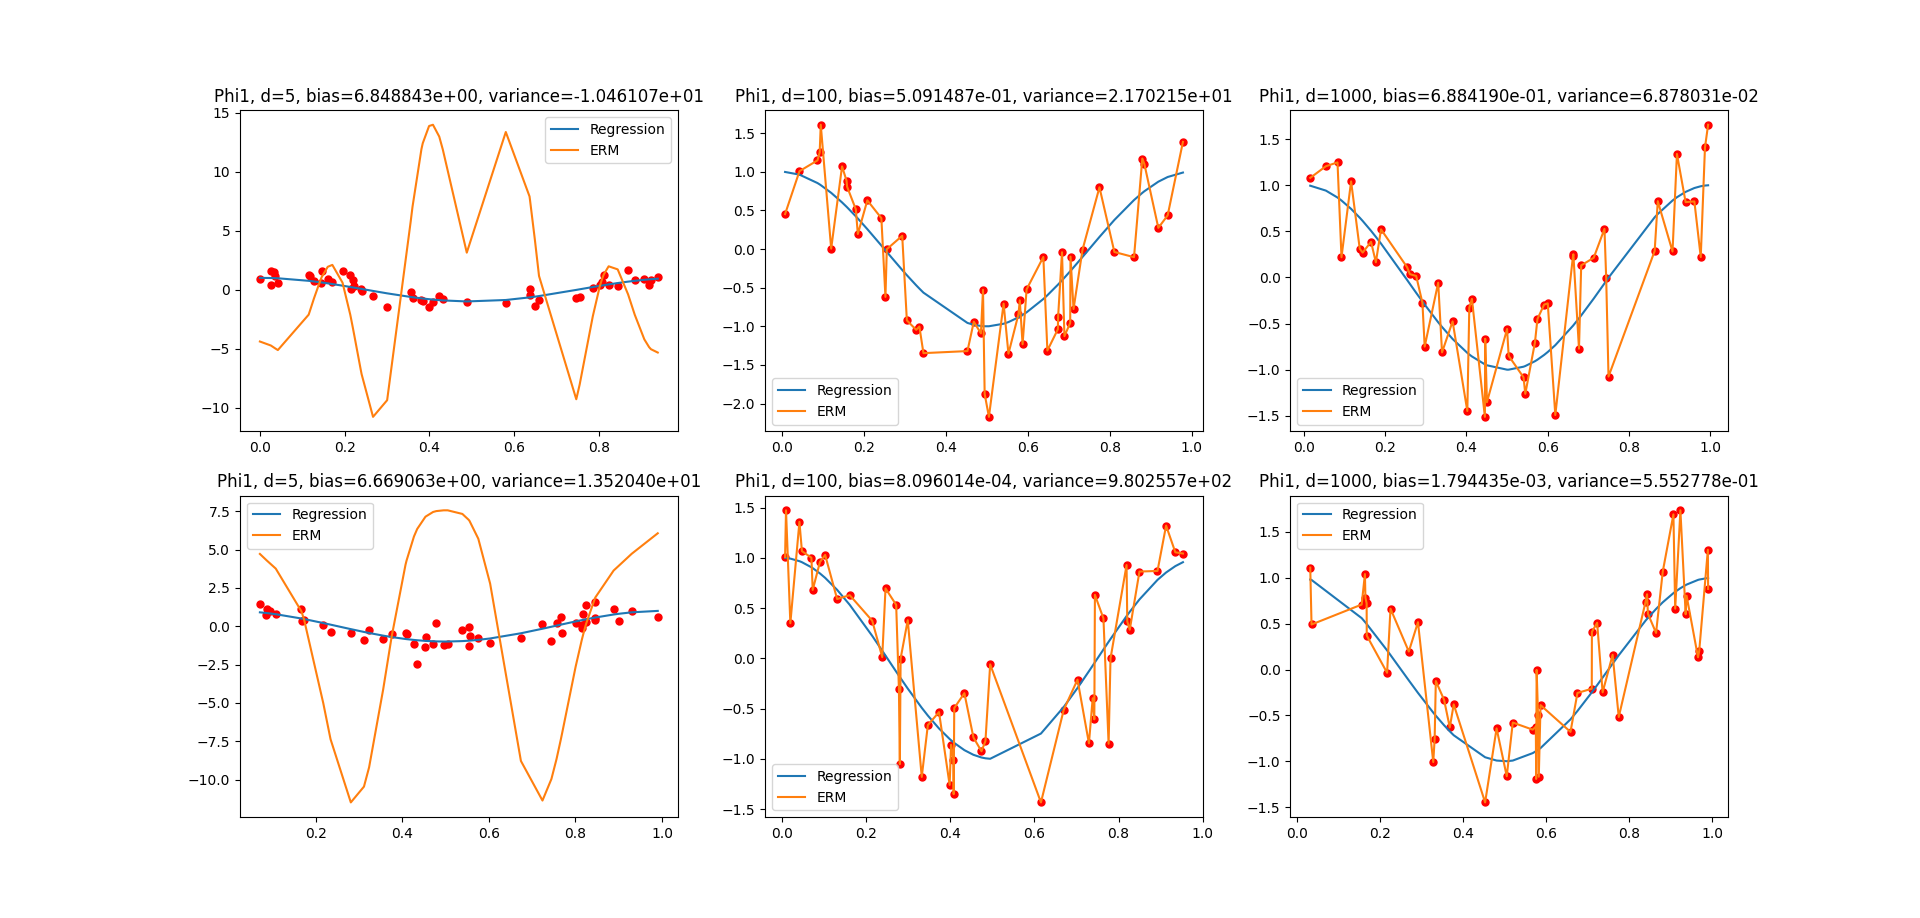

The Python source for this figure:
import numpy as np
import random as rand
import matplotlib.pyplot as plt

def phi1(u, d):
    r = []
    for j in range(1,d+1):
        r.append(np.cos(2*np.pi*u*j))
    return r

def phi2(u, d):
    r = []
    for j in range(1,d+1):
        r.append((1/j)*np.cos(2*np.pi*u*j))
    return r

ds = [5, 100, 1000]

mu = 0
stdDev = np.sqrt(0.25)
nSample = 50


fig, axs = plt.subplots(2,3)

for d in ds:
    wStar = np.zeros((d,1))
    wStar[0] = 1

    u = np.random.uniform(0,1,nSample)
    x = []
    for i in range(nSample):
        x.append(phi1(u[i],d))
    x = np.array(x)

    z = np.random.normal(mu, stdDev, (nSample,1))
    
    fStar = (wStar.T@x.T).T
    y = fStar + z
    
    wHat = x.T@np.linalg.inv(x@x.T)@y
    fHat = (wHat.T@x.T).T
    
    Sigma1 = (0.5)*np.identity(d)
    Sigma2 = Sigma1.copy()
    for i in range(d):
        Sigma2[i,i] *= 1/((i+1)**2)
    
    bias = np.sqrt(((x.T@np.linalg.inv(x@x.T)@x-np.identity(d))@wStar).T@Sigma1@((x.T@np.linalg.inv(x@x.T)@x-np.identity(d))@wStar))
    variance = (stdDev**2)*np.trace(np.linalg.inv(x@x.T)@x@Sigma1@x.T@np.linalg.inv(x@x.T))

    axs[0,ds.index(d)].set_title("Phi1, d={0}, bias={1:e}, variance={2:e}".format(d, bias[0][0], variance))
    for i in range(nSample):
        axs[0,ds.index(d)].plot(u[i], y[i], marker='o', markersize=5, color='red')
    axs[0,ds.index(d)].plot(u[np.argsort(u)], fStar[np.argsort(u)], label='Regression')
    axs[0,ds.index(d)].plot(u[np.argsort(u)], fHat[np.argsort(u)], label='ERM')
    axs[0,ds.index(d)].legend()

    
    u = np.random.uniform(0,1,nSample)
    x = []
    for i in range(nSample):
        x.append(phi2(u[i],d))
    x = np.array(x)

    z = np.random.normal(mu, stdDev, (nSample,1))
    
    fStar = (wStar.T@x.T).T
    y = fStar + z
    
    wHat = x.T@np.linalg.inv(x@x.T)@y
    fHat = (wHat.T@x.T).T

    bias = np.sqrt(((x.T@np.linalg.inv(x@x.T)@x-np.identity(d))@wStar).T@Sigma2@((x.T@np.linalg.inv(x@x.T)@x-np.identity(d))@wStar))
    variance = (stdDev**2)*np.trace(np.linalg.inv(x@x.T)@x@Sigma2@x.T@np.linalg.inv(x@x.T))

    axs[1,ds.index(d)].set_title("Phi1, d={0}, bias={1:e}, variance={2:e}".format(d, bias[0][0], variance))
    for i in range(nSample):
        axs[1,ds.index(d)].plot(u[i], y[i], marker='o', markersize=5, color='red')
    axs[1,ds.index(d)].plot(u[np.argsort(u)], fStar[np.argsort(u)], label='Regression')
    axs[1,ds.index(d)].plot(u[np.argsort(u)], fHat[np.argsort(u)], label='ERM')
    axs[1,ds.index(d)].legend()
plt.show()
